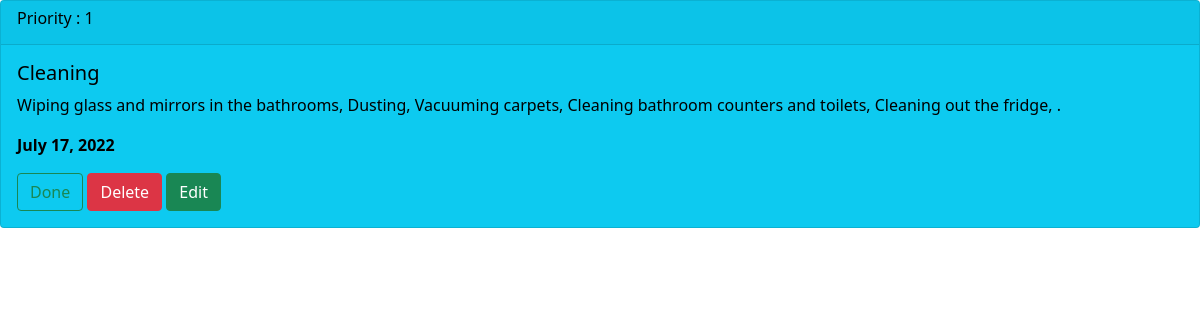
Screenshot of /cbvdetail/16/ with the database file from the repository.
### todoapp/models.py (models this page shows, shortened)
class Task(models.Model):
    name = models.CharField(max_length=50)
    desc = models.TextField(max_length=250)
    priority = models.IntegerField()
    date = models.DateField()

### todoapp/views.py (the view)
# urls.py: path('cbvdetail/<int:pk>/', views.TaskDetailview.as_view(), name='cbvdetail'),
class TaskDetailview(DetailView):
    model = Task
    template_name = 'detail.html'
    context_object_name = 'task'

### templates/detail.html
{% extends 'base.html' %}
{% block content %}
         <div class="card text-black bg-info mb-3" >
                <div class="card-header"><b><h6>Priority : {{task.priority}}</h6></b></div>
                <div class="card-body">
                    <h5 class="card-title">{{task.name}}</h5>
                    <p class="card-text">{{task.desc}}</p>
                    <p><b>{{task.date}}</b></p>
                    <a href="#" class="btn btn-outline-success">Done</a>
                    <a href="{% url 'delete' task.id %}" class="btn btn-danger">Delete</a>
                    <a href="{% url 'update' task.id %}" class="btn btn-success">Edit</a>
                </div>
         </div>
{% endblock %}

### rows the page displays
Task: priority "1", name "Cleaning", desc "Wiping glass and mirrors in the bathrooms, Dusting, Vacuuming carpets, Cleaning bathroom counters and toilets, Cleaning out the fridge, .", date "July 17, 2022"
